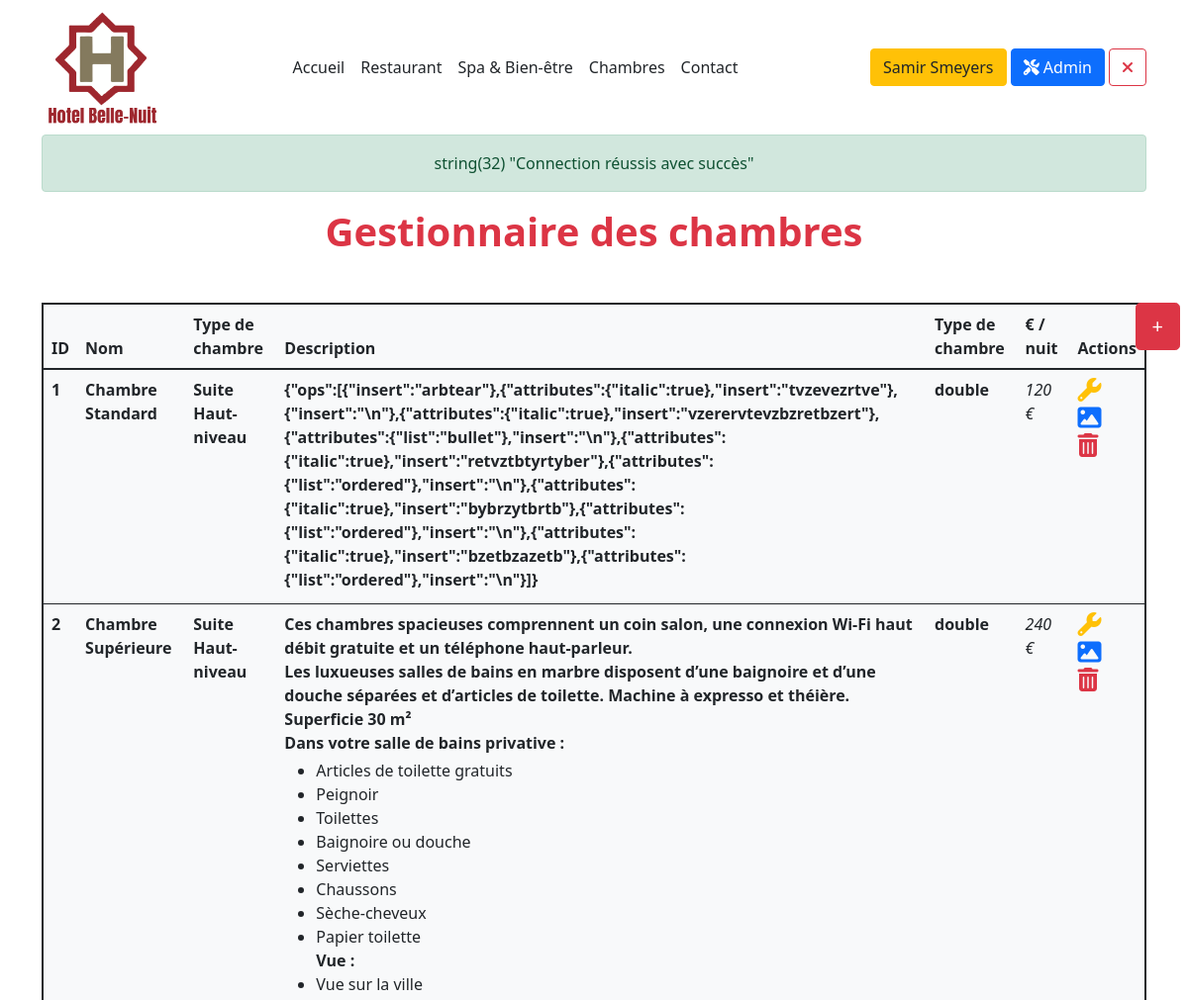
The page /adminBedrooms (signed in, upper part) on the database as committed earlier.
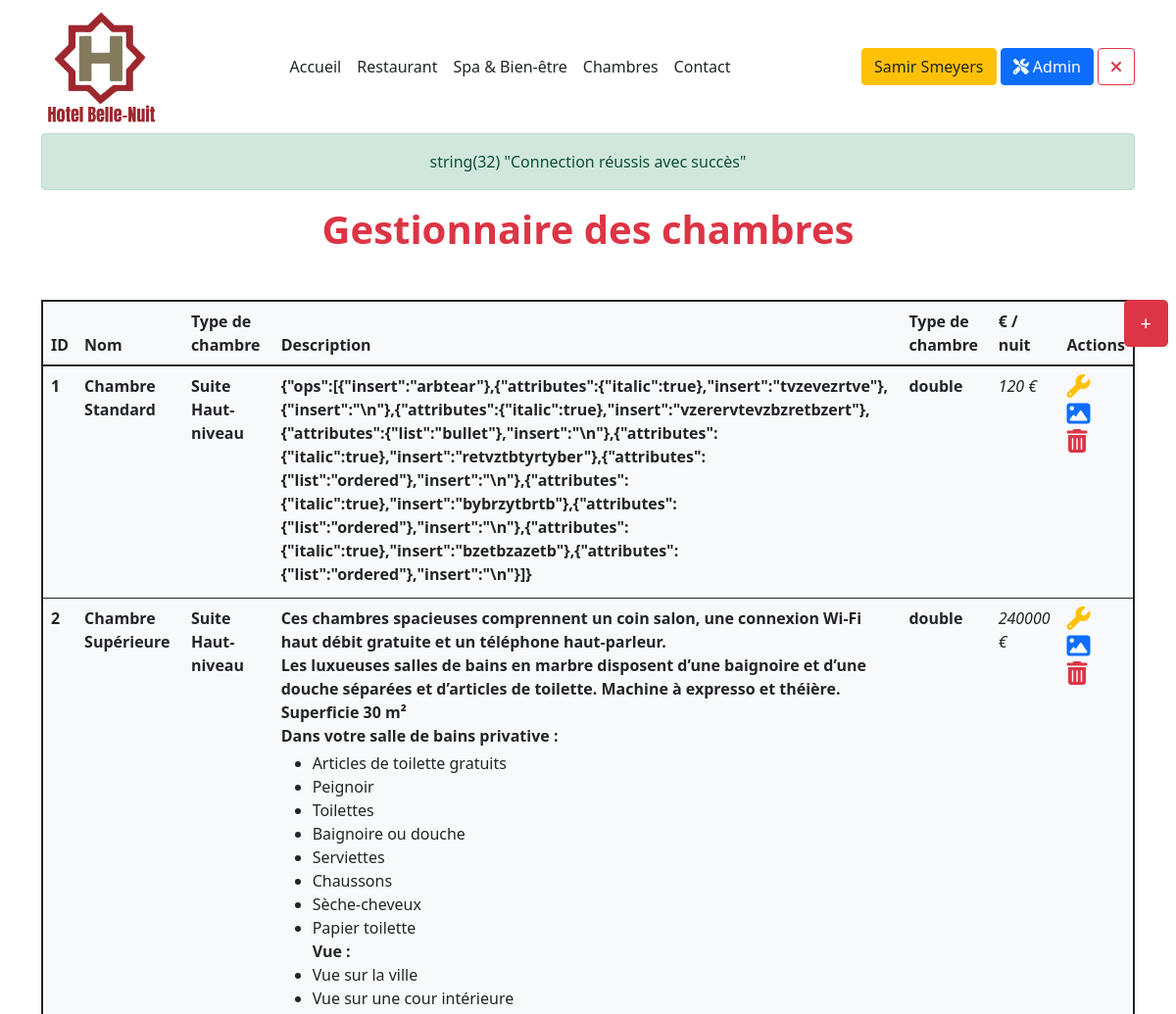
The same page on the database as committed later.
### tables this page shows
CREATE TABLE `bedroom` (
  `bedroom_id` int(11) NOT NULL,
  `bedroom_name` varchar(30) NOT NULL,
  `bedroom_description` text NOT NULL,
  `bedroom_bed` enum('double','twin','single') NOT NULL,
  `bedroom_priceday` int(11) NOT NULL,
  `id_roomcategory` int(11) NOT NULL
);

CREATE TABLE `category_bedroom` (
  `roomcategory_id` int(11) NOT NULL,
  `roomcategory_name` varchar(30) NOT NULL
);

### models/Model.class.php (called while the page is built, shortened)
<?php
abstract class Model{
    private static $pdo;
    private static function setBdd(){
        self::$pdo = new PDO("mysql:host=localhost;dbname=hotel;charset=utf8", "root", "");
        self::$pdo->setAttribute(PDO::ATTR_ERRMODE, PDO::ERRMODE_WARNING);
    }
    protected function getBdd(){
        return self::$pdo;
    }
}

### models/FrontManager.model.php (called while the page is built, shortened)
<?php
require_once("Model.class.php");
class FrontManager extends Model
{
    public function getAllBedrooms()
    {
        $stmt = $this->getBdd()->prepare('
        SELECT bedroom_id,bedroom_name,bedroom_description,bedroom_bed,bedroom_priceday, category_bedroom.roomcategory_name FROM bedroom
        INNER JOIN category_bedroom ON  bedroom.id_roomcategory = category_bedroom.roomcategory_id');
        $stmt->execute();
        $bedrooms = $stmt->fetchAll(PDO::FETCH_ASSOC);
        return $bedrooms;
    }
}

### config/Securite.class.php (called while the page is built, shortened)
<?php
class Securite {
    public static function secureHTML($string){
        return htmlentities($string);
    }
    public static function verifAccessSession(){
        return (isset($_SESSION['admin']) && !empty($_SESSION['admin']) && $_SESSION['admin'] === 1);
    }
}

### views/main/back/adminBedrooms.view.php (the view)
<h1 class='text-center my-3 text-danger fw-bolder mb-5'>Gestionnaire des chambres</h1>
<table class="table container bg-light p-5 rounded mb-5 border border-2 border-dark">
    <a href="adminBedroomAdd"><button class="btn btn-danger btn-lg position-fixed top-1 end-0 me-2" name="btnRegistration">+</button></a>
    <thead class="bg-light">
    <tr>
        <th>ID</th>
        <th>Nom</th>
        <th>Type de chambre</th>
        <th>Description</th>
        <th>Type de chambre</th>
        <th>€ / nuit</th>
        <th>Actions</th>
    </tr>
    </thead>
    <tbody>
    <?php
    foreach ($bedrooms as $key => $bedroom){
        echo '
                    <tr>
                        <td>
                            <p class="fw-bold mb-1"> ' . $bedroom["bedroom_id"] . '</p>
                        </td>
                        <td>
                            <p class="fw-bold mb-1"> ' . $bedroom["bedroom_name"] . '</p>
                        </td>
                        <td>
                            <p class="fw-bold mb-1"> ' . $bedroom["roomcategory_name"] . '</p>
                        </td>
                        <td>
                            <p class="fw-bold mb-1">' . $bedroom["bedroom_description"] . '</p>
                        </td>
                        <td>
                            <p class="fw-bold mb-1">' . $bedroom["bedroom_bed"] . '</p>
                        </td>
                        <td>
                            <p class="fst-italic mb-1">' . $bedroom["bedroom_priceday"] . ' € ' . '</p>
                        </td>
                        <td>
                            <a href="adminEditBed&idEditBed=' . $bedroom['bedroom_id'] . '" class="mb-3 text-warning">
                                <i class="fa-solid fa-wrench fa-xl  mt-2"></i>
                            </a></br>
                            <a href="adminManagerBedPicture&idEditBed=' . $bedroom['bedroom_id'] . '" class="text-succes mt-5">
                                <i class="fa-solid fa-image fa-xl  mt-3"></i>
                            </a></br>
                            <a href="deleteBedroom&idDelBedRoom=' . $bedroom['bedroom_id'] . '" class="text-danger text-end mt-3">
                                <i class="fa-solid fa-xl fa-trash-can  mt-3"></i>
                            </a>
                        </td>
                    </tr>
                    ';
    } ?>
    </tbody>
</table>

### index.php (shortened to what this page needs)
<?php
require_once("./controllers/AdminController.php");
require_once("./config/Securite.class.php");
$frontController = new FrontController();
$adminController = new AdminController();
try {
    if (empty($_GET['page'])) {
        $page = "accueil";
    } else {
        $url = explode("/", filter_var($_GET['page'], FILTER_SANITIZE_URL));
        $page = Securite::secureHTML($url[0]);
    }
    switch ($page) {
        case "adminBedrooms":
            $adminController->adminBedrooms();
            break;
    }
} catch (Exception $e) {
    $frontController->pageErreur($e->getMessage());
}

### controllers/AdminController.php (shortened to what this page needs)
<?php
require_once("models/FrontManager.model.php");
class AdminController
{
    private $frontManager;
    public function __construct()
    {
        $this->frontManager = new FrontManager();
    }
    private function genererPage($data)
    {
        extract($data);
        require_once($view);
        $page_content = ob_get_clean();
        require_once($template);
    }
    public function adminBedrooms()
    {
        if (Securite::verifAccessSession()) {
            $bedrooms = $this->frontManager->getAllBedrooms();
            $data_page = [
                "page_description" => "Administration des chambres",
                "page_title" => "Edition des chambres",
                "bedrooms" => $bedrooms,
                "view" => "views/main/back/adminBedrooms.view.php",
                "template" => "views/main/common/__template_front.php"
            ];
            $this->genererPage($data_page);
        } else {
            $_SESSION['alert'] = [
                "message" => "Accès non-autorisé",
                "type" => 'alert-danger'
            ];
            header('Location: accueil');
        }
    }
}

### views/main/common/__template_front.php (shortened to what this page needs)
<!DOCTYPE html>
<html lang="fr">
<head>
    <link rel="stylesheet" href="<?= URL ?>public/css/bootstrap.min.css">
    <link rel="stylesheet" href="<?= URL ?>public/CSS/main.css">
</head>
<body>
<div class="container">
    <?php require_once("views/main/common/__menu.php"); ?>
    <?php if (!empty($_SESSION['alert'])) : ?>
        <div class="alert font-weight-bold text-center <?= $_SESSION['alert']['type']; ?>" role="alert">
            <?php var_dump($_SESSION['alert']['message']); ?>
        </div>
        <?php
    endif;
    ?>
    <?= $page_content; ?>
</div>
</body>
</html>

### views/main/common/__menu.php (shortened to what this page needs)
<nav class="navbar navbar-expand-lg  justify-content-around">
        <a href="accueil">
            <img class="logo-menu" src="<?= URL ?>/public/assets/images/logo.png" alt="" srcset="">
        </a>
        <ul class="navbar-nav me-auto mx-auto mb-lg-0 ">
            <li><a href="accueil" class="nav-link px-6 link-dark">Accueil</a></li>
            <li><a href="restaurant" class="nav-link px-6 link-dark">Restaurant</a></li>
            <li><a href="spa" class="nav-link px-6 link-dark">Spa & Bien-être</a></li>
            <li><a href="bedrooms" class="nav-link px-6 link-dark">Chambres</a></li>
            <li><a href="contact" class="nav-link px-6 link-dark">Contact</a></li>
        </ul>
        <div class="col-md-3 text-end">
            <?php
            if(isset($_SESSION['admin']) && $_SESSION['admin'] == 1){
                echo '
                <div class="col-md-3 text-end text-nowrap">
                 <a href="profil"><button type="button" class="btn btn-warning text-dark">' . $_SESSION["surname"] . ' ' . $_SESSION["name"] .'</button></a>
                 <a href="admin"><button type="button" class="btn btn-primary text-white"><i class="fa-solid fa-screwdriver-wrench"></i> Admin</button></a>
                 <a href="disconnect"><button type="button" class="btn btn-outline-danger me-2"><i class="fa-solid fa-xmark"></i></button></a>
                </div>';
            }  else {
                echo '
                <div class="col-md-3 text-end">
                <button type="button" class="btn btn-outline-danger me-2" data-bs-toggle="modal" data-bs-target="#staticBackdrop" >Connexion</button>
                    <a href="apply"><button type="button" class="btn btn-danger">Inscription</button></a>
                </div>';
            }
            ?>
        </div>
</nav>

### public/css/main.css (style rules this page uses)
.logo-menu { height: 120px; width: 120px; }

Rows that differ between the two databases and show on the page:
changed bedroom "Chambre Supérieure": bedroom_description "…Vue sur la ville" → "…Vue sur la ville Vue sur une cour intérieure"; bedroom_priceday "240" → "240000"
